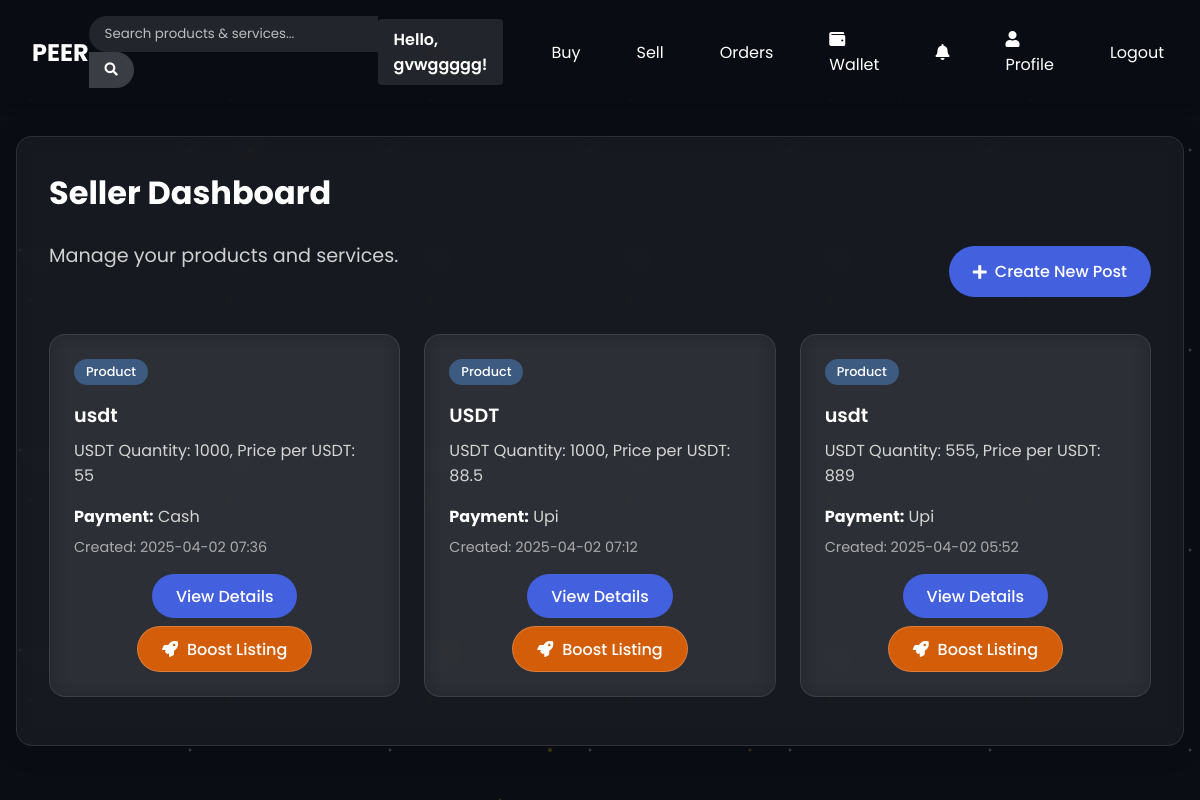
The app's page /seller (signed in) with its own data.
### app.py (models this page shows)
class User(db.Model):
    id = db.Column(db.Integer, primary_key=True)
    username = db.Column(db.String(50), unique=True, nullable=False)
    email = db.Column(db.String(100), unique=True, nullable=False)
    password_hash = db.Column(db.String(256), nullable=False)
    created_at = db.Column(db.DateTime, default=datetime.utcnow)
    is_verified = db.Column(db.Boolean, default=False)  # KYC verification status
    verification_date = db.Column(db.DateTime, nullable=True)  # When the user was verified
    reputation_score = db.Column(db.Float, default=0.0)  # User reputation score
    phone_number = db.Column(db.String(20), nullable=True)  # User phone number
    dob = db.Column(db.Date, nullable=True)  # Date of birth
    location = db.Column(db.String(100), nullable=True)  # User's location/country
    posts = db.relationship('Post', backref='seller', lazy=True)
    orders = db.relationship('Order', backref='buyer', lazy=True)

class Post(db.Model):
    id = db.Column(db.Integer, primary_key=True)
    title = db.Column(db.String(100), nullable=False)
    description = db.Column(db.Text, nullable=True)
    post_type = db.Column(db.String(20), nullable=False)  # 'product' or 'service'
    payment_method = db.Column(db.String(50), nullable=False)
    custom_payment = db.Column(db.String(100), nullable=True)
    timeline_options = db.Column(db.String(200), nullable=False)  # Comma-separated options
    seller_id = db.Column(db.Integer, db.ForeignKey('user.id'), nullable=False)
    created_at = db.Column(db.DateTime, default=datetime.utcnow)
    is_boosted = db.Column(db.Boolean, default=False)  # Whether the post is boosted
    boost_expires_at = db.Column(db.DateTime, nullable=True)  # When the boost expires
    is_draft = db.Column(db.Boolean, default=False)  # Whether the post is a draft
    orders = db.relationship('Order', backref='post', lazy=True)

### app.py (the view)
@app.route('/seller')
def seller_dashboard():
    if 'user_id' not in session:
        return redirect(url_for('login'))
    user = User.query.get(session['user_id'])
    try:
        posts = Post.query.filter_by(seller_id=user.id).order_by(Post.created_at.desc()).all()
    except Exception as e:
        print(f"Error querying posts: {e}")
        posts = db.session.query(Post.id, Post.title, Post.description, Post.post_type,
                               Post.payment_method, Post.custom_payment, Post.timeline_options,
                               Post.seller_id, Post.created_at) \
                        .filter(Post.seller_id == user.id) \
                        .order_by(Post.created_at.desc()) \
                        .all()
        for post in posts:
            post.is_boosted = False
            post.is_draft = False
    return render_template('seller.html', posts=posts, user=user)

### app.py (called while the page is built)
@app.context_processor
def inject_user():
    if 'user_id' in session:
        user = User.query.get(session['user_id'])
        return {'current_user': user}
    return {'current_user': None}

### app/templates/seller.html (shortened to what this page needs)
{% extends "layout.html" %}
{% block content %}
<div class="dashboard-card">
    <h2 class="dashboard-title">Seller Dashboard</h2>
    <div style="margin-bottom: 2rem; display: flex; justify-content: space-between; align-items: center; flex-wrap: wrap; gap: 1rem;">
        <p class="dashboard-subtitle">Manage your products and services.</p>
        <a href="{{ url_for('create_post') }}" class="btn-create-post">
            <i class="fas fa-plus"></i> Create New Post
        </a>
    </div>
    {% if posts %}
        <div class="grid">
            {% for post in posts %}
                <div class="post-item {% if post.is_boosted %}boosted-post{% endif %} {% if post.is_draft %}draft-post{% endif %}">
                    <div style="display: flex; justify-content: space-between; align-items: center; margin-bottom: 0.5rem;">
                        {% if post.post_type == 'service' %}
                            <span class="tag-service">Service</span>
                        {% else %}
                            <span class="tag-product">Product</span>
                        {% endif %}
                    </div>
                    <h3 class="post-title">{{ post.title }}</h3>
                    <p class="post-desc">{{ post.description[:100] }}{% if post.description|length > 100 %}...{% endif %}</p>
                    <p style="color: rgba(255, 255, 255, 0.8); margin-bottom: 0.5rem;">
                        <strong style="color: white;">Payment:</strong>
                        {% if post.payment_method == 'other' %}
                            {{ post.custom_payment }}
                        {% else %}
                            {{ post.payment_method.capitalize() }}
                        {% endif %}
                    </p>
                    <p style="color: rgba(255, 255, 255, 0.6); font-size: 0.9rem; margin-bottom: 1rem;">Created: {{ post.created_at.strftime('%Y-%m-%d %H:%M') }}</p>
                    <div style="text-align: center; margin-top: 1rem; display: flex; gap: 0.5rem; justify-content: center; flex-wrap: wrap;">
                        <a href="{{ url_for('post_detail', post_id=post.id) }}" class="btn-view-details">View Details</a>
                        {% if not post.is_boosted and not post.is_draft %}
                            <a href="{{ url_for('boost_post', post_id=post.id) }}" class="btn-secondary" style="background-color: rgba(255, 107, 0, 0.8);">
                                <i class="fas fa-rocket" style="margin-right: 0.3rem;"></i> Boost Listing
                            </a>
                        {% endif %}
                    </div>
                </div>
            {% endfor %}
        </div>
    {% endif %}
</div>
{% endblock %}

### app/templates/layout.html (shortened to what this page needs)
<!DOCTYPE html>
<html lang="en">
<head>
    <link rel="stylesheet" href="{{ url_for('static', filename='css/style.css') }}">
    <link rel="stylesheet" href="https://cdnjs.cloudflare.com/ajax/libs/font-awesome/5.15.3/css/all.min.css">
</head>
<body {% if 'user_id' in session %}data-user-id="{{ session['user_id'] }}"{% endif %}>
    <div class="absolute inset-0 overflow-hidden" style="z-index: -10; position: fixed;">
        <div class="stars-bg"></div>
    </div>
    <div class="particles-container" style="z-index: -5; position: fixed;"></div>
    <nav class="navbar">
        <a href="{{ url_for('index') }}" class="logo">PEER</a>
        <div class="search-box">
            <form action="{{ url_for('search') }}" method="get" id="search-form">
                <input type="text" name="query" id="search-input" placeholder="Search products & services...">
                <button type="submit"><i class="fas fa-search"></i></button>
            </form>
        </div>
        <div class="nav-links">
            {% if 'user_id' in session %}
                {% if current_user %}
                <span class="user-greeting">Hello, {{ current_user.username }}!</span>
                {% endif %}
                <a href="{{ url_for('buyer_dashboard') }}">Buy</a>
                <a href="{{ url_for('seller_dashboard') }}">Sell</a>
                <a href="{{ url_for('order_history') }}">Orders</a>
                <a href="{{ url_for('wallet_dashboard') }}"><i class="fas fa-wallet" style="margin-right: 0.5rem;"></i>Wallet</a>
                <a href="{{ url_for('notifications') }}" class="notifications-icon">
                    <i class="fas fa-bell"></i>
                </a>
                <a href="{{ url_for('profile') }}"><i class="fas fa-user" style="margin-right: 0.5rem;"></i>Profile</a>
                <a href="{{ url_for('logout') }}">Logout</a>
            {% else %}
                <a href="{{ url_for('login') }}">Login</a>
                <a href="{{ url_for('signup') }}">Sign Up</a>
            {% endif %}
        </div>
    </nav>
    <div class="container">
        {% block content %}{% endblock %}
    </div>
</body>
</html>

### app/templates/layout.html (style rules this page uses)
.absolute { position: fixed; }
.inset-0 { top: 0; right: 0; bottom: 0; left: 0; }
.overflow-hidden { overflow: hidden; }
html, body { overflow-x: hidden; width: 100%; position: relative; }
button, a, input[type="submit"], input[type="button"], .btn { touch-action: manipulation; }

### records on screen
User: username "gvwggggg"
Post: post_type "Product", title "usdt", description "USDT Quantity: 1000, Price per USDT: 55", payment_method "Cash", created_at "2025-04-02 07:36"
Post: post_type "Product", title "USDT", description "USDT Quantity: 1000, Price per USDT: 88.5", payment_method "Upi", created_at "2025-04-02 07:12"
Post: post_type "Product", title "usdt", description "USDT Quantity: 555, Price per USDT: 889", payment_method "Upi", created_at "2025-04-02 05:52"
